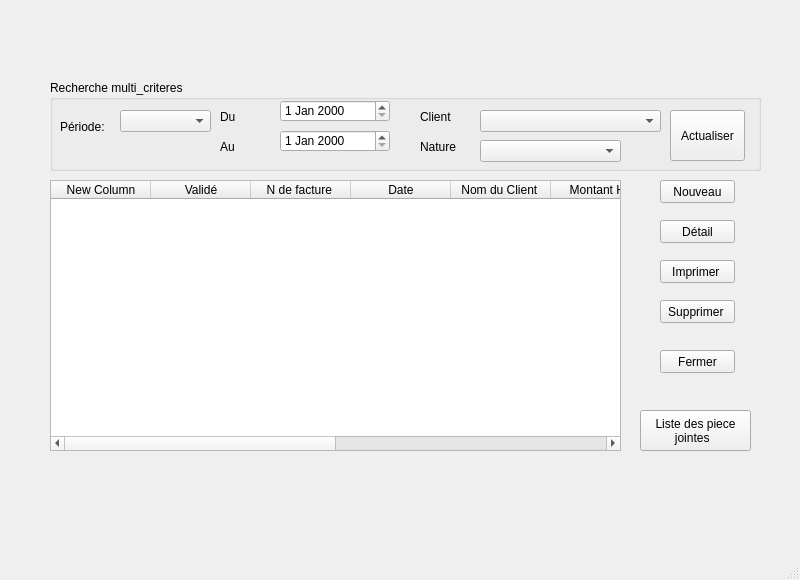
<?xml version="1.0" encoding="UTF-8"?>
<ui version="4.0">
 <class>MainWindow</class>
 <widget class="QMainWindow" name="MainWindow">
  <property name="geometry">
   <rect>
    <x>0</x>
    <y>0</y>
    <width>800</width>
    <height>580</height>
   </rect>
  </property>
  <property name="windowTitle">
   <string>MainWindow</string>
  </property>
  <widget class="QWidget" name="centralwidget">
   <widget class="QPushButton" name="pushButton_42">
    <property name="geometry">
     <rect>
      <x>660</x>
      <y>260</y>
      <width>75</width>
      <height>23</height>
     </rect>
    </property>
    <property name="text">
     <string>Imprimer </string>
    </property>
   </widget>
   <widget class="QTableWidget" name="tableWidget_3">
    <property name="geometry">
     <rect>
      <x>50</x>
      <y>180</y>
      <width>571</width>
      <height>271</height>
     </rect>
    </property>
    <column>
     <property name="text">
      <string>New Column</string>
     </property>
    </column>
    <column>
     <property name="text">
      <string>Validé</string>
     </property>
    </column>
    <column>
     <property name="text">
      <string>N de facture </string>
     </property>
    </column>
    <column>
     <property name="text">
      <string>Date</string>
     </property>
    </column>
    <column>
     <property name="text">
      <string>Nom du Client </string>
     </property>
    </column>
    <column>
     <property name="text">
      <string>Montant HT</string>
     </property>
    </column>
    <column>
     <property name="text">
      <string>Montant TVA</string>
     </property>
    </column>
    <column>
     <property name="text">
      <string>Timbre </string>
     </property>
    </column>
    <column>
     <property name="text">
      <string>Montant TTC</string>
     </property>
    </column>
    <column>
     <property name="text">
      <string>Date echéance</string>
     </property>
    </column>
   </widget>
   <widget class="QPushButton" name="pushButton_44">
    <property name="geometry">
     <rect>
      <x>660</x>
      <y>350</y>
      <width>75</width>
      <height>23</height>
     </rect>
    </property>
    <property name="text">
     <string>Fermer</string>
    </property>
   </widget>
   <widget class="QPushButton" name="pushButton_45">
    <property name="geometry">
     <rect>
      <x>640</x>
      <y>410</y>
      <width>111</width>
      <height>41</height>
     </rect>
    </property>
    <property name="text">
     <string>Liste des piece
jointes  </string>
    </property>
   </widget>
   <widget class="QPushButton" name="pushButton_43">
    <property name="geometry">
     <rect>
      <x>660</x>
      <y>300</y>
      <width>75</width>
      <height>23</height>
     </rect>
    </property>
    <property name="text">
     <string>Supprimer </string>
    </property>
   </widget>
   <widget class="QGroupBox" name="groupBox_13">
    <property name="geometry">
     <rect>
      <x>50</x>
      <y>80</y>
      <width>711</width>
      <height>91</height>
     </rect>
    </property>
    <property name="title">
     <string>Recherche multi_criteres </string>
    </property>
    <widget class="QLabel" name="label_44">
     <property name="geometry">
      <rect>
       <x>10</x>
       <y>40</y>
       <width>47</width>
       <height>13</height>
      </rect>
     </property>
     <property name="text">
      <string>Période:</string>
     </property>
    </widget>
    <widget class="QLabel" name="label_45">
     <property name="geometry">
      <rect>
       <x>170</x>
       <y>30</y>
       <width>47</width>
       <height>13</height>
      </rect>
     </property>
     <property name="text">
      <string>Du</string>
     </property>
    </widget>
    <widget class="QLabel" name="label_46">
     <property name="geometry">
      <rect>
       <x>170</x>
       <y>60</y>
       <width>47</width>
       <height>13</height>
      </rect>
     </property>
     <property name="text">
      <string>Au</string>
     </property>
    </widget>
    <widget class="QLabel" name="label_47">
     <property name="geometry">
      <rect>
       <x>370</x>
       <y>30</y>
       <width>47</width>
       <height>13</height>
      </rect>
     </property>
     <property name="text">
      <string>Client </string>
     </property>
    </widget>
    <widget class="QLabel" name="label_48">
     <property name="geometry">
      <rect>
       <x>370</x>
       <y>60</y>
       <width>47</width>
       <height>13</height>
      </rect>
     </property>
     <property name="text">
      <string>Nature</string>
     </property>
    </widget>
    <widget class="QComboBox" name="comboBox_14">
     <property name="geometry">
      <rect>
       <x>70</x>
       <y>30</y>
       <width>91</width>
       <height>22</height>
      </rect>
     </property>
    </widget>
    <widget class="QComboBox" name="comboBox_15">
     <property name="geometry">
      <rect>
       <x>430</x>
       <y>30</y>
       <width>181</width>
       <height>22</height>
      </rect>
     </property>
    </widget>
    <widget class="QComboBox" name="comboBox_16">
     <property name="geometry">
      <rect>
       <x>430</x>
       <y>60</y>
       <width>141</width>
       <height>22</height>
      </rect>
     </property>
    </widget>
    <widget class="QDateEdit" name="dateEdit">
     <property name="geometry">
      <rect>
       <x>230</x>
       <y>20</y>
       <width>110</width>
       <height>22</height>
      </rect>
     </property>
    </widget>
    <widget class="QDateEdit" name="dateEdit_2">
     <property name="geometry">
      <rect>
       <x>230</x>
       <y>50</y>
       <width>110</width>
       <height>22</height>
      </rect>
     </property>
    </widget>
    <widget class="QPushButton" name="pushButton_85">
     <property name="geometry">
      <rect>
       <x>620</x>
       <y>30</y>
       <width>75</width>
       <height>51</height>
      </rect>
     </property>
     <property name="text">
      <string>Actualiser</string>
     </property>
    </widget>
   </widget>
   <widget class="QPushButton" name="pushButton_40">
    <property name="geometry">
     <rect>
      <x>660</x>
      <y>180</y>
      <width>75</width>
      <height>23</height>
     </rect>
    </property>
    <property name="text">
     <string>Nouveau</string>
    </property>
   </widget>
   <widget class="QPushButton" name="pushButton_41">
    <property name="geometry">
     <rect>
      <x>660</x>
      <y>220</y>
      <width>75</width>
      <height>23</height>
     </rect>
    </property>
    <property name="text">
     <string>Détail</string>
    </property>
   </widget>
  </widget>
  <widget class="QMenuBar" name="menubar">
   <property name="geometry">
    <rect>
     <x>0</x>
     <y>0</y>
     <width>800</width>
     <height>21</height>
    </rect>
   </property>
  </widget>
  <widget class="QStatusBar" name="statusbar"/>
 </widget>
 <resources/>
 <connections/>
</ui>
